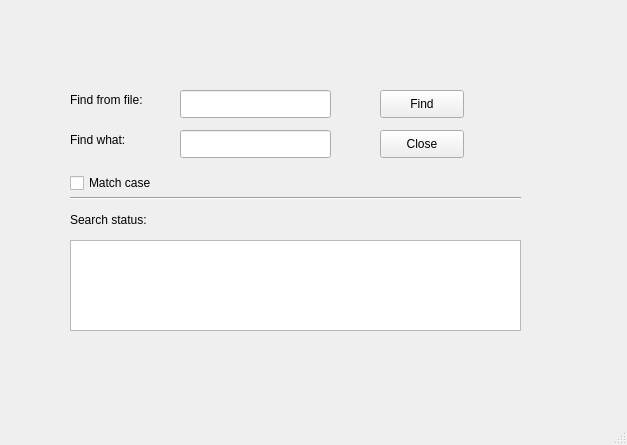
<?xml version="1.0" encoding="UTF-8"?>
<ui version="4.0">
 <class>MainWindow</class>
 <widget class="QMainWindow" name="MainWindow">
  <property name="geometry">
   <rect>
    <x>0</x>
    <y>0</y>
    <width>627</width>
    <height>445</height>
   </rect>
  </property>
  <property name="windowTitle">
   <string>MainWindow</string>
  </property>
  <widget class="QWidget" name="centralwidget">
   <widget class="QLabel" name="findfromfilelabel">
    <property name="geometry">
     <rect>
      <x>70</x>
      <y>90</y>
      <width>101</width>
      <height>20</height>
     </rect>
    </property>
    <property name="text">
     <string>Find from file:</string>
    </property>
   </widget>
   <widget class="QLabel" name="findwhatlabel">
    <property name="geometry">
     <rect>
      <x>70</x>
      <y>130</y>
      <width>71</width>
      <height>20</height>
     </rect>
    </property>
    <property name="text">
     <string>Find what:</string>
    </property>
   </widget>
   <widget class="QLineEdit" name="fileLineEdit">
    <property name="geometry">
     <rect>
      <x>180</x>
      <y>90</y>
      <width>151</width>
      <height>28</height>
     </rect>
    </property>
   </widget>
   <widget class="QLineEdit" name="keyLineEdit">
    <property name="geometry">
     <rect>
      <x>180</x>
      <y>130</y>
      <width>151</width>
      <height>28</height>
     </rect>
    </property>
   </widget>
   <widget class="QTextBrowser" name="textBrowser">
    <property name="geometry">
     <rect>
      <x>70</x>
      <y>240</y>
      <width>451</width>
      <height>91</height>
     </rect>
    </property>
   </widget>
   <widget class="QLabel" name="searchstatuslabel">
    <property name="geometry">
     <rect>
      <x>70</x>
      <y>210</y>
      <width>101</width>
      <height>20</height>
     </rect>
    </property>
    <property name="text">
     <string>Search status:</string>
    </property>
   </widget>
   <widget class="Line" name="line">
    <property name="geometry">
     <rect>
      <x>70</x>
      <y>190</y>
      <width>451</width>
      <height>16</height>
     </rect>
    </property>
    <property name="orientation">
     <enum>Qt::Horizontal</enum>
    </property>
   </widget>
   <widget class="QPushButton" name="findPushButton">
    <property name="geometry">
     <rect>
      <x>380</x>
      <y>90</y>
      <width>84</width>
      <height>28</height>
     </rect>
    </property>
    <property name="text">
     <string>Find</string>
    </property>
   </widget>
   <widget class="QPushButton" name="closePushButton">
    <property name="geometry">
     <rect>
      <x>380</x>
      <y>130</y>
      <width>84</width>
      <height>28</height>
     </rect>
    </property>
    <property name="text">
     <string>Close</string>
    </property>
   </widget>
   <widget class="QCheckBox" name="matchCheckBox">
    <property name="geometry">
     <rect>
      <x>70</x>
      <y>170</y>
      <width>101</width>
      <height>26</height>
     </rect>
    </property>
    <property name="text">
     <string>Match case</string>
    </property>
   </widget>
  </widget>
  <widget class="QMenuBar" name="menubar">
   <property name="geometry">
    <rect>
     <x>0</x>
     <y>0</y>
     <width>627</width>
     <height>25</height>
    </rect>
   </property>
  </widget>
  <widget class="QStatusBar" name="statusbar"/>
 </widget>
 <resources/>
 <connections/>
</ui>
